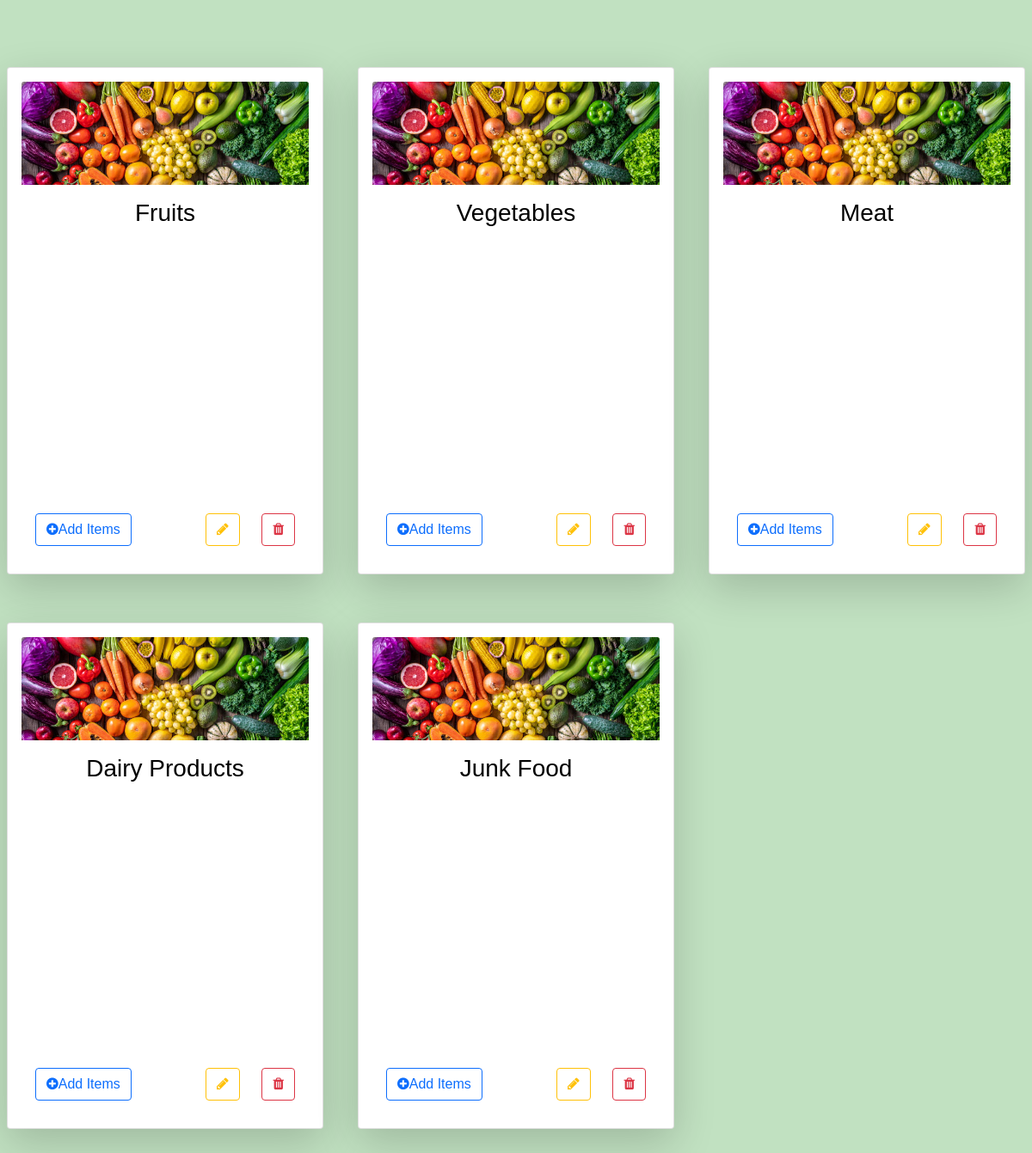
The page /manager_dashboard (lower part) on the database as committed earlier.
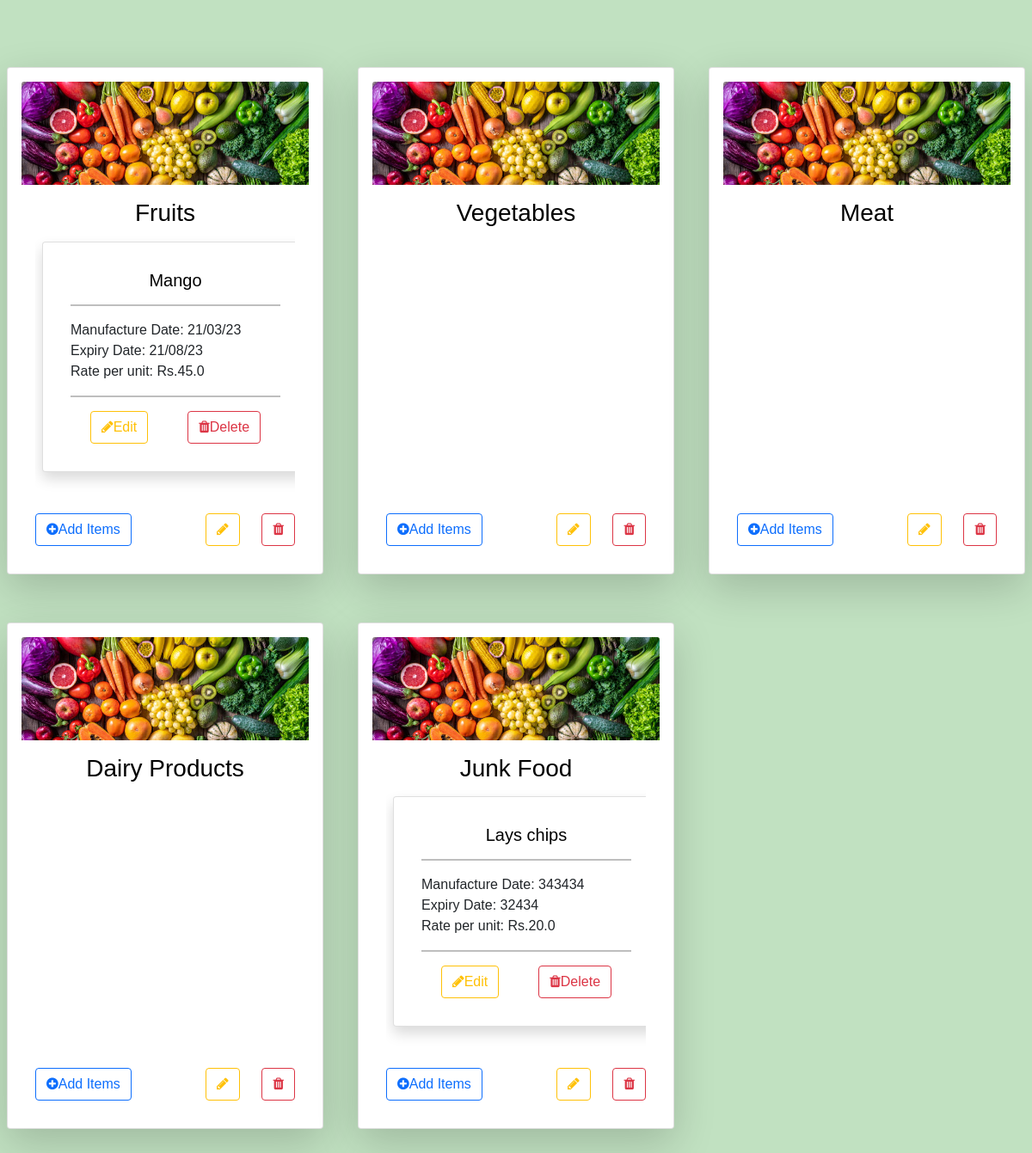
The same page on the database as committed later.
### application/models.py (models this page shows)
class Category(db.Model):
    section_id = db.Column(db.Integer, primary_key=True, autoincrement=True)
    name = db.Column(db.Text, nullable=False)

class Product(db.Model):
    product_id = db.Column(db.Integer, primary_key=True, autoincrement=True)
    name = db.Column(db.Text, nullable=False)
    manufacture_date = db.Column(db.Text)
    expiry_date = db.Column(db.Text)
    rate_per_unit = db.Column(db.REAL)
    section_id = db.Column(db.Integer, db.ForeignKey('category.section_id'))

### application/controllers.py (the view)
@app.route('/manager_dashboard')
def manager_dashboard():
    prod_count = Product.query.count()
    categories = Category.query.order_by(Category.section_id).all()
    products_by_category = {}
    for category in categories:
        products = Product.query.filter_by(section_id=category.section_id).all()
        products_by_category[category.section_id] = products
    return render_template('manager_dashboard.html',
                           products=products,
                           categories=categories,
                           prod_count=prod_count,
                           products_by_category=products_by_category)

### templates/manager_dashboard.html (shortened to what this page needs)
<!doctype html>
<html lang="en">
<head>
  <link href="https://cdn.jsdelivr.net/npm/bootstrap@5.0.2/dist/css/bootstrap.min.css" rel="stylesheet">
  <link rel="stylesheet" href="https://cdnjs.cloudflare.com/ajax/libs/font-awesome/4.7.0/css/font-awesome.min.css">
  <link href="{{ url_for('static', filename='assets/css/dashboard_style.css') }}" rel="stylesheet">
</head>
<body>
<br/><br/><br/>
<div class="row">
  {% for category in categories %}
    <div class="col-md-4 d-flex justify-content-center">
      <div class="card bg-light mb-4 shadow-lg p-3 mb-5 bg-body rounded" style="width: 25rem;">
        <img class="card-img-top" src="./static/images/fruits&Veges.jpeg" alt="Card image cap" style="width: 100%; height: 10vw; object-fit: cover;">
        <div class="card-body">
          <center><h3 style="color: black">{{ category.name }}</h3></center>
          <div class="overflow-auto" style="height: 300px;">
            {% for product in products_by_category[category.section_id] %}
              <div class="card mb-2 shadow p-3 mb-5 rounded" style="width: 310px;">
                <div class="card-body">
                  <center><h5 class="card-title" style="color: black">{{ product.name.capitalize() }}</h5></center>
                  <hr style="margin-top: 1rem; border: 1px solid black;"/>
                  <p class="card-text">Manufacture Date: {{ product.manufacture_date }}<br/>
                    Expiry Date: {{ product.expiry_date }}<br/>
                    Rate per unit: Rs.{{ product.rate_per_unit }}
                  </p>
                  <hr style="margin-top: 1rem; border: 1px solid black;">
                  <div class="d-flex justify-content-center align-items-center">
                    <a href="{{ url_for('add_user', user_id=user_id) }}"><button class="btn btn-outline-warning"><i class="fa fa-pencil"></i>Edit</button></a>
                    <a href="{{ url_for('add_user', user_id=user_id) }}"><button class="btn btn-outline-danger"><i class="fa fa-trash"></i>Delete</button></a>
                  </div>
                </div>
              </div>
            {% endfor %}
          </div>
          <div>
            <br/>
          <div class="d-flex justify-content-between">
            <a href="{{ url_for('add_user', user_id=user_id) }}"><button class="btn btn-outline-primary"><i class="fa fa-plus-circle"></i>Add Items</button></a>
            <span style="flex-grow: 1;"></span>
            <a href="{{ url_for('add_user', user_id=user_id) }}"><button class="btn btn-outline-warning"><i class="fa fa-pencil"></i></button></a>
            <span style="flex-grow: 0.3;"></span>
            <a href="{{ url_for('add_user', user_id=user_id) }}"><button class="btn btn-outline-danger"><i class="fa fa-trash"></i></button></a>
          </div>
          </div>
        </div>
      </div>
    </div>
    {% if loop.index % 3 == 0 %}
      </div><div class="row">
    {% endif %}
  {% endfor %}
</div>
</body>
</html>

### static/assets/css/dashboard_style.css (style rules this page uses)
.card { margin: 0.5em; }
body { font-family: "Brandon Grotesque", Helvetica, sans-serif; background-color: #C1E1C1; }

Rows that differ between the two databases and show on the page:
added Product: name "Mango", manufacture_date "21/03/23", expiry_date "21/08/23", rate_per_unit "45.0", shown under Category "Fruits"
added Product: name "Lays chips", manufacture_date "343434", expiry_date "32434", rate_per_unit "20.0", shown under Category "Junk Food"
